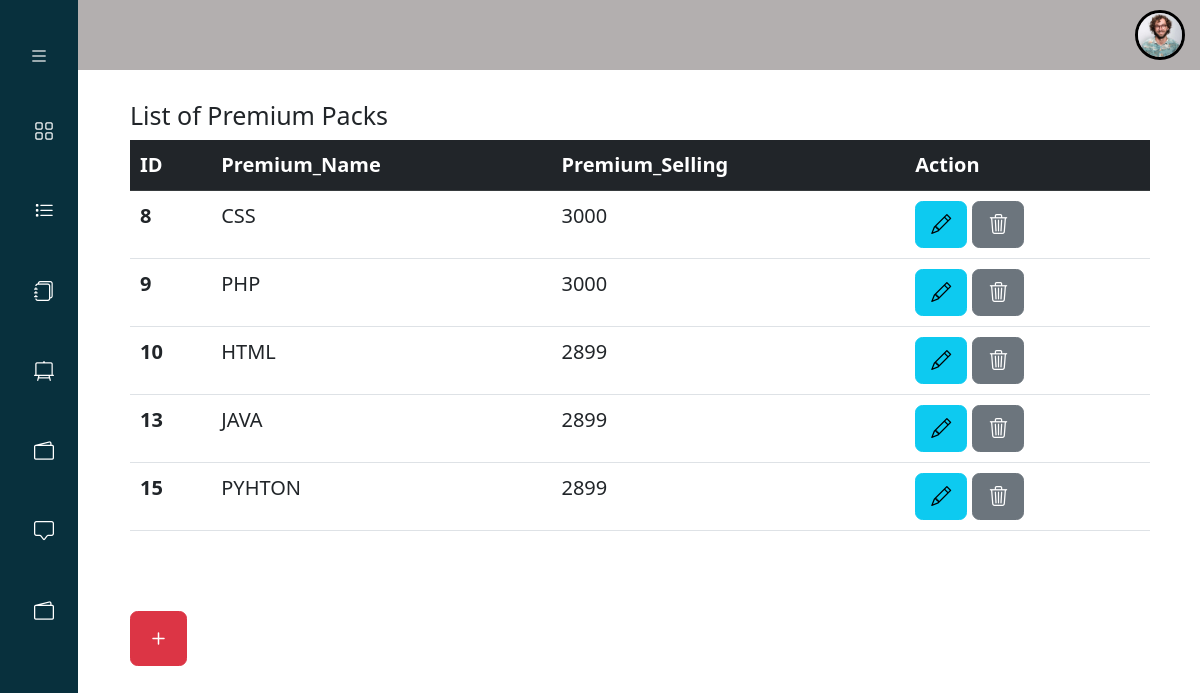
Page /Adimplan/PremiumPacks.php (signed in) on the committed database.
### tables this page shows
CREATE TABLE `signa` (
  `Id` int(25) NOT NULL,
  `First_Name` varchar(50) NOT NULL,
  `Last_Name` varchar(50) NOT NULL,
  `Email` varchar(50) NOT NULL,
  `btn_Password` varchar(50) NOT NULL,
  `DOB` varchar(50) NOT NULL,
  `Country` varchar(50) NOT NULL,
  `images` varchar(255) NOT NULL
);

CREATE TABLE `premiumpacks` (
  `Id` int(25) NOT NULL,
  `Premium_Name` varchar(50) NOT NULL,
  `Premium_Desprition` varchar(250) NOT NULL,
  `Premium_Images` varchar(50) NOT NULL,
  `Premium_Selling` varchar(50) NOT NULL,
  `Course_Id` int(50) NOT NULL
);

### Adimplan/PremiumPacks.php (the view, shortened to what this page needs)
<!doctype html>
<html lang="en">
<head>
  <link rel="stylesheet" href="../CSS/style.css">
  <link rel="stylesheet" href="../CSS/adim1.css">
  <link href="https://cdn.jsdelivr.net/npm/bootstrap@5.2.3/dist/css/bootstrap.min.css" rel="stylesheet">
  <link rel="stylesheet" href="https://cdn.jsdelivr.net/npm/bootstrap-icons@1.10.2/font/bootstrap-icons.css">
</head>
<body>
  <?php
  include 'navbaradmin.php';
  include 'siderbar.php';
  include '../database/database.php';
  ?>
  <section class="dis">
    <div class="table1">
      <h1 class="fs-5">List of Premium Packs</h1>
      <?php
      $sql = "Select * from premiumpacks";
      $result = $conn->query($sql);
      if ($result->num_rows > 0) {
        $num = 0;
      ?>
        <table class="table">
          <thead class="table-dark">
            <tr>
              <th scope="col">ID</th>
              <th scope="col">Premium_Name</th>
              <th scope="col">Premium_Selling</th>
              <th scope="col">Action</th>
            </tr>
          </thead>
          <tbody>
            <?php while ($row = $result->fetch_assoc()) { ?>
              <tr>
                <th scope="row"><?php $num++;
                                echo $row['Id']; ?></th>
                <td><?php echo $row['Premium_Name']; ?></td>
                <td><?php echo $row['Premium_Selling']; ?></td>
                <td>
                  <form action="updatepremium.php" method="POST" class="d-inline">
                    <button type="submit" class="btn btn-info mr-3" name="view" value="view">
                      <i class="bi bi-pencil"></i>
                    </button>
                  </form>
                  <form action="" method="POST" class="d-inline">
                    <button type="submit" class="btn btn-secondary mr-3" name="delete" value="Delete">
                      <i class="bi bi-trash3"></i>
                    </button>
                  </form>
                </td>
              </tr>
            <?php } ?>
          </tbody>
        </table>
      <?php } else {
        echo "0 result ";
      }
      ?><br><br>
      <a type="submit" class="btn btn-danger box mr-3" href="addpremiumpacks.php">
        <i class="bi bi-plus fs-5"></i>
      </a>
    </div>
  </section>
</body>
</html>

### Adimplan/navbaradmin.php (shortened to what this page needs)
<link href="../css/nav.css" rel="stylesheet">
<?php
    include '../database/database.php';
    $query = "SELECT * FROM signa WHERE Id ={$_SESSION['UserId']}";
    $result = $conn->query($query);
    if(mysqli_num_rows($result) >0 )
    {
      $fetch = mysqli_fetch_assoc($result);
    }
    ?>
<nav class="navbar navbar-expand-lg fixed-top" style="background-color: #b3afaf;">
  <div class="container-fluid">
    <ul class="navbar-nav ms-auto mb-2 mb-lg-0">
      <li class="nav-item" style="  display: flex;align-items: center;">
        <img style="border-radius: 50px;border: 3px solid black;" width="50" height="50" src="<?php echo '../loginandsign/';?><?php echo $fetch['images'] ?>" onclick="toggleMenu()">
      </li>
    </ul>
  </div>
</nav>

### CSS/style.css (style rules this page uses)
* { margin: 0; padding: 0; box-sizing: border-box; font-size: 20px; }
.container, .container-fluid, .container-sm, .container-md, .container-lg, .container-xl { width: 100%; padding-right: 15px; padding-left: 15px; margin-right: auto; margin-left: auto; }
.top .container, .container-fluid, .container-sm, .container-md, .container-lg, .container-xl { width: 100%; padding-right: 15px; padding-left: 15px; margin-right: auto; margin-left: auto; }

### CSS/adim1.css (style rules this page uses)
.dis { max-width: 100%; }
.dis .table1 { margin-top: 100px; margin-left: auto; margin-right: 50px; width: 75%; }
@media (max-width:1200px) { .dis .table1 { width: 85%; } }

### CSS/nav.css (style rules this page uses)
* { margin: 0; padding: 0; box-sizing: border-box; font-size: 20px; }
nav { background-color: rgb(8, 48, 61); color: white; }

### rows in the picture
signa: images (picture)
premiumpacks: Id "8", Premium_Name "CSS", Premium_Selling "3000"
premiumpacks: Id "9", Premium_Name "PHP", Premium_Selling "3000"
premiumpacks: Id "10", Premium_Name "HTML", Premium_Selling "2899"
premiumpacks: Id "13", Premium_Name "JAVA", Premium_Selling "2899"
premiumpacks: Id "15", Premium_Name "PYHTON", Premium_Selling "2899"
